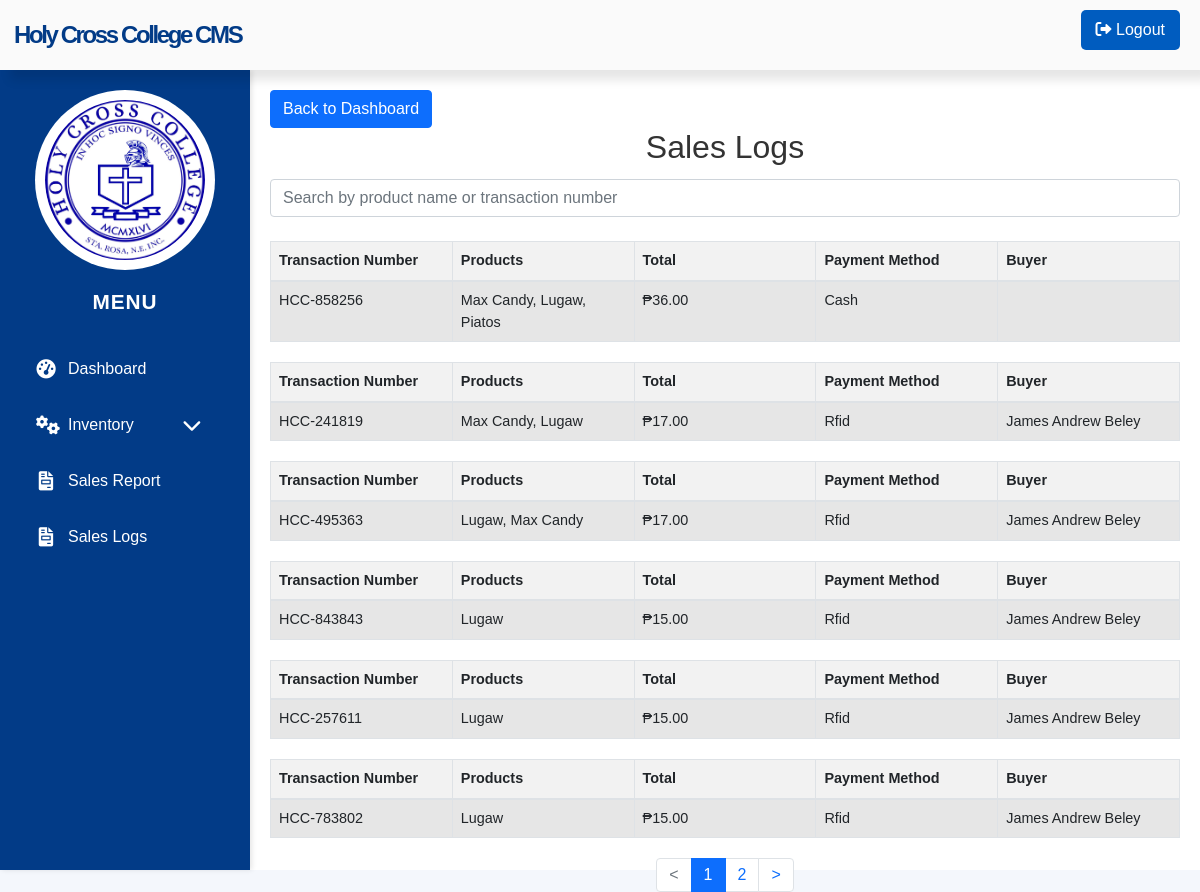
The app's page /sales_logs.php (signed in) with its own data.
### tables this page shows
CREATE TABLE `sales` (
  `id` int(11) NOT NULL,
  `product_id` int(11) NOT NULL,
  `quantity_sold` int(11) NOT NULL,
  `total` decimal(10,2) NOT NULL,
  `sale_date` datetime DEFAULT current_timestamp(),
  `transaction_number` varchar(250) NOT NULL,
  `payment_method` varchar(50) DEFAULT NULL,
  `username` varchar(250) NOT NULL
);

### sales_logs.php (the view, shortened to what this page needs)
<?php
include 'db.php';
$limit = 10;
$page = isset($_GET['page']) ? $_GET['page'] : 1;
$offset = ($page - 1) * $limit;
$sales = [];
$search = isset($_GET['search']) ? $_GET['search'] : '';
$filter = isset($_GET['filter']) ? $_GET['filter'] : '';
$baseQuery = "SELECT sales.transaction_number,
                     products.name AS product_name,
                     sales.quantity_sold,
                     sales.sale_date,
                     products.market_price,
                     products.selling_price,
                     sales.payment_method,
                     sales.username
              FROM sales
              JOIN products ON sales.product_id = products.id";
$whereClause = "";
$salesQuery = $baseQuery . $whereClause . " ORDER BY sales.sale_date DESC LIMIT $limit OFFSET $offset";
$salesResult = $conn->query($salesQuery);
if ($salesResult) {
    while ($row = $salesResult->fetch_assoc()) {
        $sales[] = [
            'transaction_number' => $row['transaction_number'],
            'product_name' => $row['product_name'],
            'quantity_sold' => $row['quantity_sold'],
            'sale_date' => $row['sale_date'],
            'selling_price' => $row['selling_price'],
            'total' => number_format($row['selling_price'] * $row['quantity_sold'], 2),
            'payment_method' => $row['payment_method'],
            'username' => $row['username'],
        ];
    }
}
$totalSalesQuery = "SELECT COUNT(*) AS total_sales FROM sales";
$totalSalesResult = $conn->query($totalSalesQuery);
$totalSalesRow = $totalSalesResult->fetch_assoc();
$totalSalesCount = $totalSalesRow['total_sales'];
$totalPages = ceil($totalSalesCount / $limit);
?>
<!DOCTYPE html>
<html lang="en">
<head>
    <link rel="stylesheet" href="https://stackpath.bootstrapcdn.com/bootstrap/4.5.2/css/bootstrap.min.css">
</head>
<body>
<?php include 'sidebar.php'; ?>
    <div class="main-content">
        <a href="dashboard.php" class="btn btn-primary">Back to Dashboard</a>
        <h2>Sales Logs</h2>
        <form id="searchForm" method="GET" class="mb-4">
            <div class="input-group">
                <input type="text" id="searchInput" name="search" class="form-control" placeholder="Search by product name or transaction number" value="<?php echo htmlspecialchars($search); ?>">
            </div>
        </form>
        <?php if (!empty($sales)): ?>
    <?php
    $groupedSales = [];
    foreach ($sales as $sale) {
        $groupedSales[$sale['transaction_number']][] = $sale;
    }
    foreach ($groupedSales as $transactionNumber => $transactionSales): ?>
        <table class="table table-striped table-bordered">
            <thead>
                <tr>
                    <th>Transaction Number</th>
                    <th>Products</th>
                    <th>Total</th>
                    <th>Payment Method</th>
                    <th>Buyer</th>
                </tr>
            </thead>
            <tbody>
                <tr>
                    <td><?php echo $transactionNumber; ?></td>
                    <td>
                        <?php
                        $products = [];
                        foreach ($transactionSales as $sale) {
                            $products[] = $sale['product_name'];
                        }
                        echo implode(', ', $products);
                        ?>
                    </td>
                    <td>₱<?php
                        $total = 0;
                        foreach ($transactionSales as $sale) {
                            $total += $sale['selling_price'] * $sale['quantity_sold'];
                        }
                        echo number_format($total, 2);
                    ?></td>
                    <td><?php echo ucfirst($transactionSales[0]['payment_method']); ?></td>
                    <td><?php echo $transactionSales[0]['username']; ?></td>
                </tr>
            </tbody>
        </table>
    <?php endforeach; ?>
<?php else: ?>
    <p>No sales found for the given search criteria.</p>
<?php endif; ?>
<nav aria-label="Page navigation">
    <ul class="pagination justify-content-center">
        <li class="page-item <?php echo $page == 1 ? 'disabled' : ''; ?>">
            <a class="page-link" href="?page=<?php echo $page - 1; ?>&search=<?php echo $search; ?>&filter=<?php echo $filter; ?>" tabindex="-1">&lt;</a>
        </li>
        <?php
        $startPage = max(1, $page - 1);
        $endPage = min($totalPages, $page + 1);
        for ($i = $startPage; $i <= $endPage; $i++):
        ?>
            <li class="page-item <?php echo $i == $page ? 'active' : ''; ?>">
                <a class="page-link" href="?page=<?php echo $i; ?>&search=<?php echo $search; ?>&filter=<?php echo $filter; ?>"><?php echo $i; ?></a>
            </li>
        <?php endfor; ?>
        <li class="page-item <?php echo $page == $totalPages ? 'disabled' : ''; ?>">
            <a class="page-link" href="?page=<?php echo $page + 1; ?>&search=<?php echo $search; ?>&filter=<?php echo $filter; ?>">&gt;</a>
        </li>
    </ul>
</nav>
    </div>
</body>
</html>

### assets/css/styles.css (style rules this page uses)
body { font-family: Arial, sans-serif; background-color: #f4f4f4; margin: 0; padding: 0; }
h2 { text-align: center; color: #333; }
form { display: flex; flex-direction: column; }
input, select, button { padding: 10px; margin-top: 5px; border-radius: 4px; border: 1px solid #ddd; }
table { width: 100%; border-collapse: collapse; }
table, th, td { border: 1px solid #ddd; }
th, td { padding: 10px; text-align: left; }
th { background-color: #f2f2f2; }

### sales_logs.php (style rules this page uses)
.main-content { padding: 20px; }
h2 { margin-bottom: 20px; }
table { margin-top: 20px; font-size: 0.9rem; }
.pagination { margin-top: 20px; justify-content: center; }
table { margin-top: 20px; font-size: 0.9rem; width: 100%; table-layout: fixed; }
th, td { padding: 10px; text-align: center; border: 1px solid #ddd; }
thead { background-color: #f2f2f2; }

### sidebar.php (style rules this page uses)
body { font-family: 'Arial', sans-serif; display: flex; margin: 0; background-color: #f4f7fc; height: 100vh; flex-direction: column; }
.main-content { margin-left: 250px; padding: 20px; background-color: #ffffff; min-height: 100vh; box-sizing: border-box; margin-top: 70px; }

### records on screen
sales: payment_method "Cash"
sales: payment_method "Rfid", username "James Andrew Beley"
sales: payment_method "Rfid", username "James Andrew Beley"
sales: payment_method "Rfid", username "James Andrew Beley"
sales: payment_method "Rfid", username "James Andrew Beley"
sales: payment_method "Rfid", username "James Andrew Beley"

### other values on screen
$transactionNumber "HCC-858256"
implode(', ', $products) "Max Candy, Lugaw, Piatos"
$total "36.00"
$transactionNumber "HCC-241819"
implode(', ', $products) "Max Candy, Lugaw"
$total "17.00"
$transactionNumber "HCC-495363"
implode(', ', $products) "Lugaw, Max Candy"
$transactionNumber "HCC-843843"
implode(', ', $products) "Lugaw"
$total "15.00"
$transactionNumber "HCC-257611"
$transactionNumber "HCC-783802"
